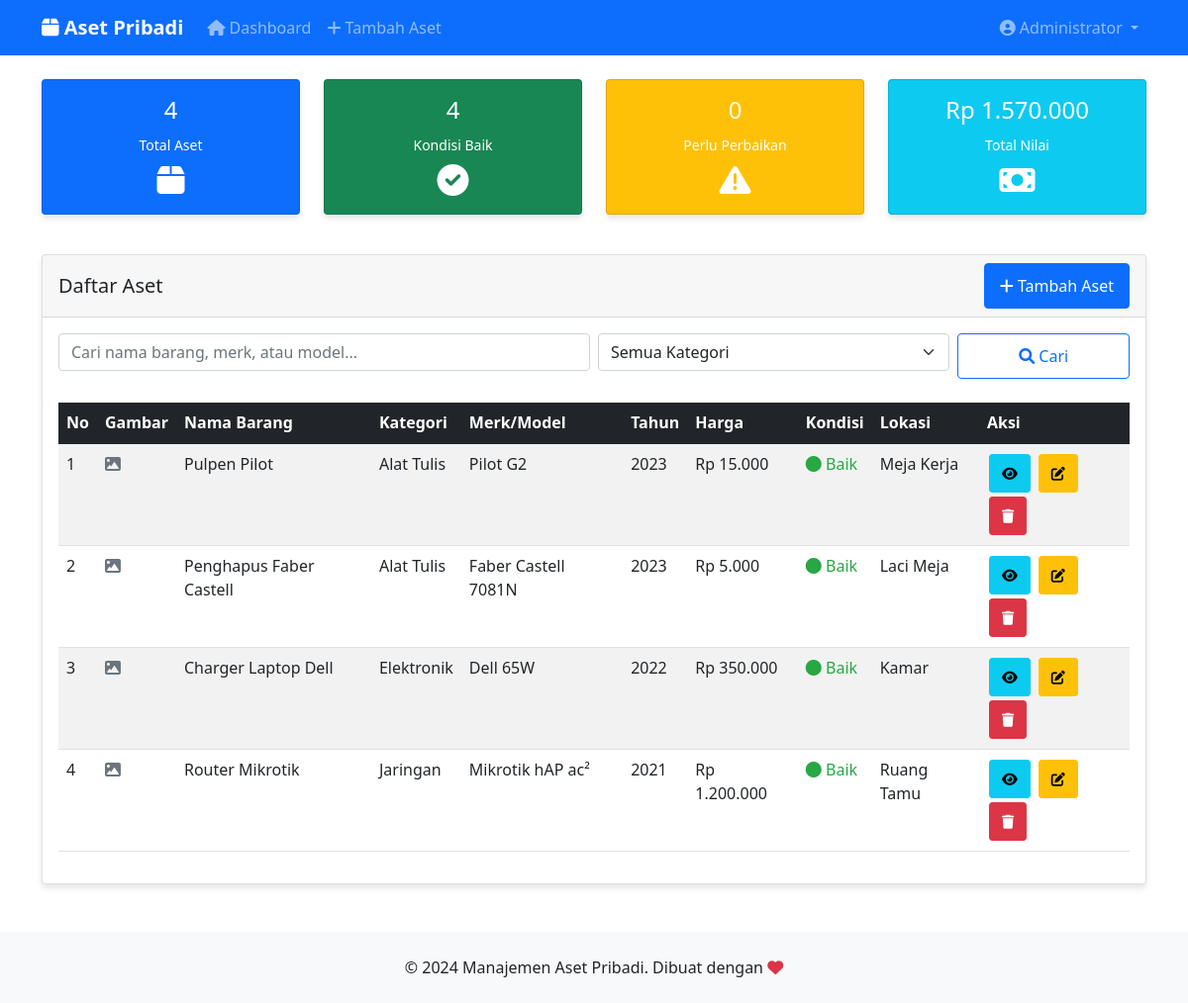
/index.php (signed in), run on the app's committed database.
### tables this page shows
CREATE TABLE IF NOT EXISTS users (
    id INT AUTO_INCREMENT PRIMARY KEY,
    username VARCHAR(50) UNIQUE NOT NULL,
    email VARCHAR(100) UNIQUE NOT NULL,
    password VARCHAR(255) NOT NULL,
    nama_lengkap VARCHAR(100) NOT NULL,
    created_at TIMESTAMP DEFAULT CURRENT_TIMESTAMP,
    updated_at TIMESTAMP DEFAULT CURRENT_TIMESTAMP ON UPDATE CURRENT_TIMESTAMP
);

CREATE TABLE IF NOT EXISTS aset (
    id INT AUTO_INCREMENT PRIMARY KEY,
    nama_barang VARCHAR(255) NOT NULL,
    kategori VARCHAR(100) NOT NULL,
    merk VARCHAR(100),
    model VARCHAR(100),
    tahun_beli YEAR,
    harga DECIMAL(10,2),
    kondisi ENUM('Baik', 'Rusak Ringan', 'Rusak Berat', 'Hilang') DEFAULT 'Baik',
    lokasi VARCHAR(255),
    keterangan TEXT,
    gambar VARCHAR(255),
    tanggal_input TIMESTAMP DEFAULT CURRENT_TIMESTAMP,
    tanggal_update TIMESTAMP DEFAULT CURRENT_TIMESTAMP ON UPDATE CURRENT_TIMESTAMP
);

### includes/auth_helper.php (called while the page is built, shortened)
<?php
function isLoggedIn() {
    return isset($_SESSION['user_id']);
}
function getLoggedInUser() {
    global $pdo;
    $stmt = $pdo->prepare("SELECT id, username, email, nama_lengkap FROM users WHERE id = ?");
    $stmt->execute([$_SESSION['user_id']]);
    return $stmt->fetch(PDO::FETCH_ASSOC);
}
?>

### index.php (the view, shortened to what this page needs)
<?php
require_once 'config/database.php';
require_once 'includes/auth_helper.php';
$search = isset($_GET['search']) ? sanitizeInput($_GET['search']) : '';
$sql = "SELECT * FROM aset WHERE 1=1";
$params = [];
$sql .= " ORDER BY tanggal_input DESC";
$stmt = $pdo->prepare($sql);
$stmt->execute($params);
$asets = $stmt->fetchAll(PDO::FETCH_ASSOC);
$totalAset = $pdo->query("SELECT COUNT(*) FROM aset")->fetchColumn();
$asetBaik = $pdo->query("SELECT COUNT(*) FROM aset WHERE kondisi = 'Baik'")->fetchColumn();
$asetRusak = $pdo->query("SELECT COUNT(*) FROM aset WHERE kondisi IN ('Rusak Ringan', 'Rusak Berat')")->fetchColumn();
$totalNilai = $pdo->query("SELECT SUM(harga) FROM aset WHERE kondisi != 'Hilang'")->fetchColumn();
require_once 'includes/header.php';
?>
<div class="row mb-4">
    <div class="col-6 col-md-3 mb-3">
        <div class="card bg-primary text-white stats-card">
            <div class="card-body text-center">
                <h4><?= $totalAset ?></h4>
                <small>Total Aset</small>
                <div class="mt-2">
                    <i class="fas fa-box fa-2x"></i>
                </div>
            </div>
        </div>
    </div>
    <div class="col-6 col-md-3 mb-3">
        <div class="card bg-success text-white stats-card">
            <div class="card-body text-center">
                <h4><?= $asetBaik ?></h4>
                <small>Kondisi Baik</small>
                <div class="mt-2">
                    <i class="fas fa-check-circle fa-2x"></i>
                </div>
            </div>
        </div>
    </div>
    <div class="col-6 col-md-3 mb-3">
        <div class="card bg-warning text-white stats-card">
            <div class="card-body text-center">
                <h4><?= $asetRusak ?></h4>
                <small>Perlu Perbaikan</small>
                <div class="mt-2">
                    <i class="fas fa-exclamation-triangle fa-2x"></i>
                </div>
            </div>
        </div>
    </div>
    <div class="col-6 col-md-3 mb-3">
        <div class="card bg-info text-white stats-card">
            <div class="card-body text-center">
                <h4>Rp <?= number_format($totalNilai, 0, ',', '.') ?></h4>
                <small>Total Nilai</small>
                <div class="mt-2">
                    <i class="fas fa-money-bill fa-2x"></i>
                </div>
            </div>
        </div>
    </div>
</div>
<div class="card">
    <div class="card-header d-flex justify-content-between align-items-center">
        <h5 class="mb-0">Daftar Aset</h5>
        <a href="tambah.php" class="btn btn-primary">
            <i class="fas fa-plus"></i> Tambah Aset
        </a>
    </div>
    <div class="card-body">
        <form method="GET" class="mb-4">
            <div class="row g-2">
                <div class="col-12 col-md-6">
                    <input type="text" class="form-control" name="search" placeholder="Cari nama barang, merk, atau model..." value="<?= htmlspecialchars($search) ?>">
                </div>
                <div class="col-8 col-md-4">
                    <select name="kategori" class="form-select">
                        <option value="">Semua Kategori</option>
                    </select>
                </div>
                <div class="col-4 col-md-2">
                    <button type="submit" class="btn btn-outline-primary w-100">
                        <i class="fas fa-search d-none d-md-inline"></i>
                        <span class="d-none d-md-inline"> Cari</span>
                    </button>
                </div>
            </div>
        </form>
        <div class="desktop-table">
            <div class="table-responsive">
                <table class="table table-striped">
                    <thead class="table-dark">
                        <tr>
                            <th>No</th>
                            <th>Gambar</th>
                            <th>Nama Barang</th>
                            <th>Kategori</th>
                            <th>Merk/Model</th>
                            <th>Tahun</th>
                            <th>Harga</th>
                            <th>Kondisi</th>
                            <th>Lokasi</th>
                            <th>Aksi</th>
                        </tr>
                    </thead>
                    <tbody>
                        <?php if (empty($asets)): ?>
                        <tr>
                            <td colspan="10" class="text-center">Tidak ada data aset</td>
                        </tr>
                        <?php else: ?>
                        <?php foreach ($asets as $index => $aset): ?>
                        <tr>
                            <td><?= $index + 1 ?></td>
                            <td>
                                <?php if ($aset['gambar']): ?>
                                    <?= tampilkanGambar($aset['gambar'], $aset['nama_barang'], 'table-img') ?>
                                <?php else: ?>
                                    <div class="text-muted">
                                        <i class="fas fa-image"></i>
                                    </div>
                                <?php endif; ?>
                            </td>
                            <td><?= htmlspecialchars($aset['nama_barang']) ?></td>
                            <td><?= htmlspecialchars($aset['kategori']) ?></td>
                            <td><?= htmlspecialchars($aset['merk'] . ' ' . $aset['model']) ?></td>
                            <td><?= $aset['tahun_beli'] ?></td>
                            <td>Rp <?= number_format($aset['harga'], 0, ',', '.') ?></td>
                            <td>
                                <span class="status-<?= strtolower(str_replace(' ', '-', $aset['kondisi'])) ?>">
                                    <i class="fas fa-circle"></i> <?= htmlspecialchars($aset['kondisi']) ?>
                                </span>
                            </td>
                            <td><?= htmlspecialchars($aset['lokasi']) ?></td>
                            <td>
                                <a href="detail.php?id=<?= $aset['id'] ?>" class="btn btn-sm btn-info btn-action" title="Detail">
                                    <i class="fas fa-eye"></i>
                                </a>
                                <a href="edit.php?id=<?= $aset['id'] ?>" class="btn btn-sm btn-warning btn-action" title="Edit">
                                    <i class="fas fa-edit"></i>
                                </a>
                                <button onclick="confirmDelete(<?= $aset['id'] ?>, '<?= htmlspecialchars($aset['nama_barang']) ?>')"
                                        class="btn btn-sm btn-danger btn-action" title="Hapus">
                                    <i class="fas fa-trash"></i>
                                </button>
                            </td>
                        </tr>
                        <?php endforeach; ?>
                        <?php endif; ?>
                    </tbody>
                </table>
            </div>
        </div>
    </div>
</div>
<?php require_once 'includes/footer.php'; ?>

### includes/header.php (shortened to what this page needs)
<!DOCTYPE html>
<html lang="id">
<head>
    <link href="https://cdn.jsdelivr.net/npm/bootstrap@5.1.3/dist/css/bootstrap.min.css" rel="stylesheet">
    <link href="https://cdnjs.cloudflare.com/ajax/libs/font-awesome/6.0.0/css/all.min.css" rel="stylesheet">
</head>
<body>
    <nav class="navbar navbar-expand-lg navbar-dark bg-primary">
        <div class="container">
            <a class="navbar-brand" href="index.php">
                <i class="fas fa-box"></i> Aset Pribadi
            </a>
            <div class="collapse navbar-collapse" id="navbarNav">
                <div class="navbar-nav me-auto">
                    <a class="nav-link" href="index.php">
                        <i class="fas fa-home"></i> Dashboard
                    </a>
                    <a class="nav-link d-none d-md-block" href="tambah.php">
                        <i class="fas fa-plus"></i> Tambah Aset
                    </a>
                </div>
                <div class="navbar-nav">
                    <?php
                    $user = getLoggedInUser();
                    if ($user):
                    ?>
                    <div class="nav-item dropdown">
                        <a class="nav-link dropdown-toggle" href="#" id="navbarDropdown" role="button" data-bs-toggle="dropdown">
                            <i class="fas fa-user-circle"></i> <?= htmlspecialchars($user['nama_lengkap']) ?>
                        </a>
                    </div>
                    <?php endif; ?>
                </div>
            </div>
        </div>
    </nav>
    <div class="container mt-4">

### includes/footer.php (shortened to what this page needs)
    </div>
    <footer class="bg-light mt-5 py-4">
        <div class="container text-center">
            <p class="mb-0">&copy; 2024 Manajemen Aset Pribadi. Dibuat dengan <i class="fas fa-heart text-danger"></i></p>
        </div>
    </footer>
</body>
</html>

### includes/header.php (style rules this page uses)
.navbar-brand { font-weight: bold; }
.card { box-shadow: 0 4px 6px rgba(0, 0, 0, 0.1); }
.btn-action { margin: 2px; }
.status-baik { color: #28a745; }
@media (min-width: 769px) { .desktop-table { display: block; } }
.btn { min-height: 44px; padding: 10px 15px; }
.btn-sm { min-height: 38px; padding: 8px 12px; }
html { scroll-behavior: smooth; }

### data on the page
users: nama_lengkap "Administrator"
aset: nama_barang "Pulpen Pilot", kategori "Alat Tulis", merk+model "Pilot G2", tahun_beli "2023", harga "15.000", kondisi "Baik", lokasi "Meja Kerja"
aset: nama_barang "Penghapus Faber Castell", kategori "Alat Tulis", merk+model "Faber Castell 7081N", tahun_beli "2023", harga "5.000", kondisi "Baik", lokasi "Laci Meja"
aset: nama_barang "Charger Laptop Dell", kategori "Elektronik", merk+model "Dell 65W", tahun_beli "2022", harga "350.000", kondisi "Baik", lokasi "Kamar"
aset: nama_barang "Router Mikrotik", kategori "Jaringan", merk+model "Mikrotik hAP ac²", tahun_beli "2021", harga "1.200.000", kondisi "Baik", lokasi "Ruang Tamu"

### other printed values
$totalAset "4"
$asetBaik "4"
$asetRusak "0"
$totalNilai "1.570.000"
